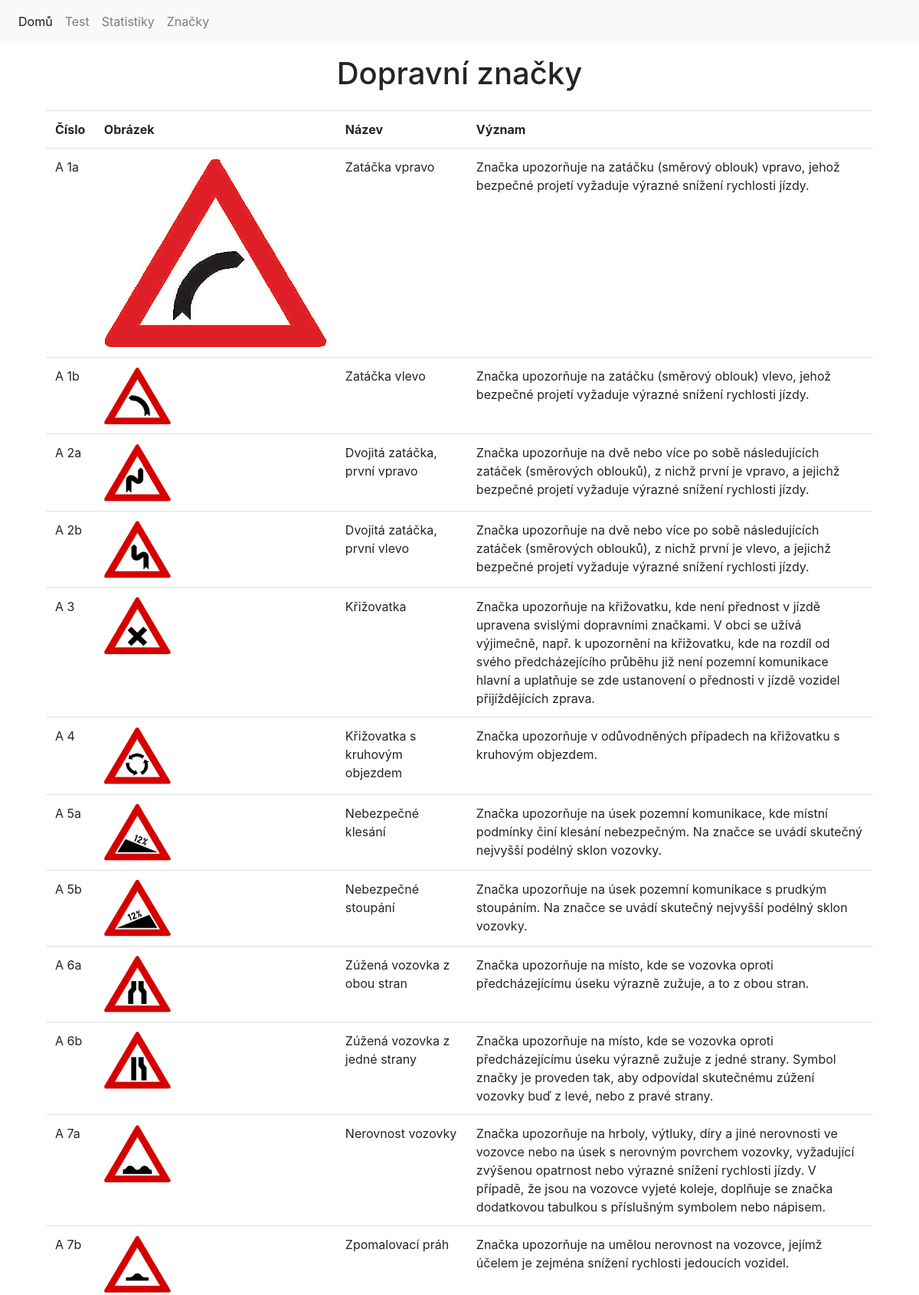
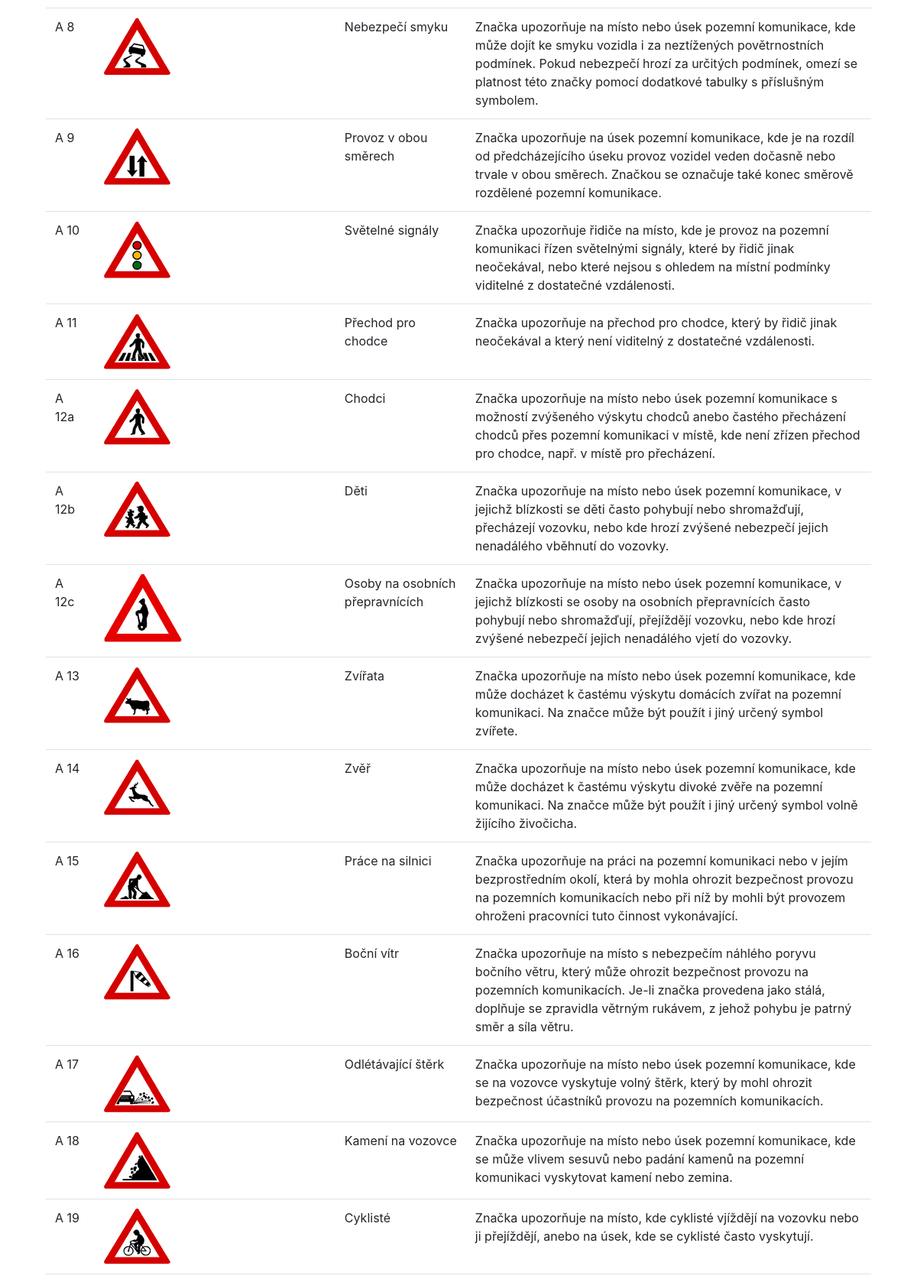
Page /autoskola/znacky (upper part) on the committed database (2 pictures, top to bottom).
### autoskola/models.py (models this page shows, shortened)
class Znacka(models.Model):
    cislo = models.CharField(max_length=10) # cely
    obrazek = models.ImageField(upload_to=get_image_znacky)
    nazev = models.CharField(max_length=95)
    vyznam = models.TextField(max_length=925)
    VYSTRAZNE = 'A'
    UPRAVUJICI_PREDNOST = 'P'
    ZAKAZOVE = 'B'
    PRIKAZOVE = 'C'
    INFORMATIVNI_ZONOVE = 'IZ'
    INFORMATIVNI_PROVOZNI = 'IP'
    INFORMATIVNI_SMEROVE = 'IS'
    INFORMATIVNI_JINE = 'IJ'
    DODATKOVE = 'E'
    KULTURNI_A_TURISTICKE = '1'
    DRUHY_VOZIDEL = '2'
    JINE_CILE = '3'
    OSTATNI_SYMBOLY = '4'
    VODOROVNE_PODELNE = 'V'
    SVETELNE = 'S'
    DOPRAVNI_ZARIZENI = 'Z'
    ZARIZENI_PRO_PROVOZNI_INFORMACE = 'ZPI'
    SPECIALNI_OZNACENI = 'O'
    TYP = [
        (VYSTRAZNE, "Výstražné"),
        (UPRAVUJICI_PREDNOST, "Upravující přednost"),
        (ZAKAZOVE, "Zákazové"),
        (PRIKAZOVE, "Příkazové"),
        (INFORMATIVNI_ZONOVE, "Informativní zónové"),
        (INFORMATIVNI_PROVOZNI, "Informativní provozní"),
        (INFORMATIVNI_SMEROVE, "Informativní směrové"),
        (INFORMATIVNI_JINE, "Informativní jiné"),
        (DODATKOVE, "Dodatkové tabulky"),
        (KULTURNI_A_TURISTICKE, "Kulturní a turistické piktogramy"),
        (DRUHY_VOZIDEL, "Druhy vozidel a skupiny chodců"),
        (JINE_CILE, "Jiné a cíle"),
        (OSTATNI_SYMBOLY, "Ostatní symboly"),
        (VODOROVNE_PODELNE, "Vodorovné dopravní značky"),
        (SVETELNE, "Světelné signály"),
        (DOPRAVNI_ZARIZENI, "Dopravní zařízení"),
        (ZARIZENI_PRO_PROVOZNI_INFORMACE, "Dopravní zařízení"),
        (SPECIALNI_OZNACENI, "Speciální označení vozidel a parkovací průkaz označující vozidlo přepravující osobu těžce zdravotně postiženou"),
    ]
    typ = models.CharField(
        max_length=3,
        choices=TYP,
        default=VYSTRAZNE,
    )
    class Meta:
        verbose_name = 'Značka'
        verbose_name_plural = 'Značky'

### autoskola/views.py (the view)
# urls.py: path('znacky',views.znacky, name='znacky'),
def znacky(request):
    znacky = Znacka.objects.all()
    template = loader.get_template('autoskola/znacky.html')
    context = {
        'znacky': znacky,
    }
    return HttpResponse(template.render(context, request))

### autoskola/templates/autoskola/znacky.html (shortened to what this page needs)
{% extends "base.html" %}
{% block headline %}<h1 class="text-center py-3">Dopravní značky</h1>{% endblock headline %}
{% block content %}
<div class="container">
<table class="table">
    <tr>
        <th>Číslo</th>
        <th>Obrázek</th>
        <th>Název</th>
        <th>Význam</th>
{% for znacka in znacky %}
<tr>
    <td>{{ znacka.cislo }}</td>
    <td><img src={{ znacka.obrazek.url }} alt={{ znacka.obrazek.url }}></td>
    <td>{{ znacka.nazev }}</td>
    <td>{{ znacka.vyznam }}</td>
</tr>
{% endfor %}
</table>
</div>
{% endblock content %}

### autoskola/templates/base.html (shortened to what this page needs)
<!DOCTYPE html>
<html lang="cs">
<head>
    <link rel="stylesheet" href="https://cdn.jsdelivr.net/npm/bootstrap@4.0.0/dist/css/bootstrap.min.css">
</head>
<body>
    {% include 'autoskola/navbar.html' %}
    {% block headline %}{% endblock %}
    <div class="container">
        {% block content %}{% endblock %}
    </div>
</body>
</html>

### autoskola/templates/autoskola/navbar.html
<nav class="navbar navbar-expand-lg navbar-light bg-light">
    <div class="collapse navbar-collapse" id="navbarSupportedContent">
      <ul class="navbar-nav mr-auto">
        <li class="nav-item active">
          <a class="nav-link" href="/autoskola/">Domů <span class="sr-only">(current)</span></a>
        </li>
        <li class="nav-item">
          <a class="nav-link" href="/autoskola/odpoved-create">Test</a>
        </li>
        <li class="nav-item">
          <a class="nav-link" href="/autoskola/statistiky">Statistiky</a>
        </li>
        <li class="nav-item">
          <a class="nav-link" href="/autoskola/znacky">Značky</a>
        </li>
      </ul>
    </div>
  </nav>

### rows in the picture
Znacka: cislo "A 1a", obrazek (picture), nazev "Zatáčka vpravo", vyznam "Značka upozorňuje na zatáčku (směrový oblouk) vpravo, jehož bezpečné projetí vyžaduje výrazné snížení rychlosti jízdy."
Znacka: cislo "A 1b", obrazek (picture), nazev "Zatáčka vlevo", vyznam "Značka upozorňuje na zatáčku (směrový oblouk) vlevo, jehož bezpečné projetí vyžaduje výrazné snížení rychlosti jízdy."
Znacka: cislo "A 2a", obrazek (picture), nazev "Dvojitá zatáčka, první vpravo", vyznam "Značka upozorňuje na dvě nebo více po sobě následujících zatáček (směrových oblouků), z nichž první je vpravo, a jejichž bezpečné projetí vyžaduje výrazné snížení rychlosti jízdy."
Znacka: cislo "A 2b", obrazek (picture), nazev "Dvojitá zatáčka, první vlevo", vyznam "Značka upozorňuje na dvě nebo více po sobě následujících zatáček (směrových oblouků), z nichž první je vlevo, a jejichž bezpečné projetí vyžaduje výrazné snížení rychlosti jízdy."
Znacka: cislo "A 3", obrazek (picture), nazev "Křižovatka", vyznam "Značka upozorňuje na křižovatku, kde není přednost v jízdě upravena svislými dopravními značkami. V obci se užívá výjimečně, např. k upozornění na křižovatku, kde na rozdíl od svého předcházejícího průběhu již není pozemní komunikace hlavní a uplatňuje se zde ustanovení o přednosti v jízdě vozidel přijíždějících zprava."
Znacka: cislo "A 4", obrazek (picture), nazev "Křižovatka s kruhovým objezdem", vyznam "Značka upozorňuje v odůvodněných případech na křižovatku s kruhovým objezdem."
Znacka: cislo "A 5a", obrazek (picture), nazev "Nebezpečné klesání", vyznam "Značka upozorňuje na úsek pozemní komunikace, kde místní podmínky činí klesání nebezpečným. Na značce se uvádí skutečný nejvyšší podélný sklon vozovky."
Znacka: cislo "A 5b", obrazek (picture), nazev "Nebezpečné stoupání", vyznam "Značka upozorňuje na úsek pozemní komunikace s prudkým stoupáním. Na značce se uvádí skutečný nejvyšší podélný sklon vozovky."
Znacka: cislo "A 6a", obrazek (picture), nazev "Zúžená vozovka z obou stran", vyznam "Značka upozorňuje na místo, kde se vozovka oproti předcházejícímu úseku výrazně zužuje, a to z obou stran."
Znacka: cislo "A 6b", obrazek (picture), nazev "Zúžená vozovka z jedné strany", vyznam "Značka upozorňuje na místo, kde se vozovka oproti předcházejícímu úseku výrazně zužuje z jedné strany. Symbol značky je proveden tak, aby odpovídal skutečnému zúžení vozovky buď z levé, nebo z pravé strany."
Znacka: cislo "A 7a", obrazek (picture), nazev "Nerovnost vozovky", vyznam "Značka upozorňuje na hrboly, výtluky, díry a jiné nerovnosti ve vozovce nebo na úsek s nerovným povrchem vozovky, vyžadující zvýšenou opatrnost nebo výrazné snížení rychlosti jízdy. V případě, že jsou na vozovce vyjeté koleje, doplňuje se značka dodatkovou tabulkou s příslušným symbolem nebo nápisem."
Znacka: cislo "A 7b", obrazek (picture), nazev "Zpomalovací práh", vyznam "Značka upozorňuje na umělou nerovnost na vozovce, jejímž účelem je zejména snížení rychlosti jedoucích vozidel."
Znacka: cislo "A 8", obrazek (picture), nazev "Nebezpečí smyku", vyznam "Značka upozorňuje na místo nebo úsek pozemní komunikace, kde může dojít ke smyku vozidla i za neztížených povětrnostních podmínek. Pokud nebezpečí hrozí za určitých podmínek, omezí se platnost této značky pomocí dodatkové tabulky s příslušným symbolem."
Znacka: cislo "A 9", obrazek (picture), nazev "Provoz v obou směrech", vyznam "Značka upozorňuje na úsek pozemní komunikace, kde je na rozdíl od předcházejícího úseku provoz vozidel veden dočasně nebo trvale v obou směrech. Značkou se označuje také konec směrově rozdělené pozemní komunikace."
Znacka: cislo "A 10", obrazek (picture), nazev "Světelné signály", vyznam "Značka upozorňuje řidiče na místo, kde je provoz na pozemní komunikaci řízen světelnými signály, které by řidič jinak neočekával, nebo které nejsou s ohledem na místní podmínky viditelné z dostatečné vzdálenosti."
Znacka: cislo "A 11", obrazek (picture), nazev "Přechod pro chodce", vyznam "Značka upozorňuje na přechod pro chodce, který by řidič jinak neočekával a který není viditelný z dostatečné vzdálenosti."
Znacka: cislo "A 12a", obrazek (picture), nazev "Chodci", vyznam "Značka upozorňuje na místo nebo úsek pozemní komunikace s možností zvýšeného výskytu chodců anebo častého přecházení chodců přes pozemní komunikaci v místě, kde není zřízen přechod pro chodce, např. v místě pro přecházení."
Znacka: cislo "A 12b", obrazek (picture), nazev "Děti", vyznam "Značka upozorňuje na místo nebo úsek pozemní komunikace, v jejichž blízkosti se děti často pohybují nebo shromažďují, přecházejí vozovku, nebo kde hrozí zvýšené nebezpečí jejich nenadálého vběhnutí do vozovky."
Znacka: cislo "A 12c", obrazek (picture), nazev "Osoby na osobních přepravnících", vyznam "Značka upozorňuje na místo nebo úsek pozemní komunikace, v jejichž blízkosti se osoby na osobních přepravnících často pohybují nebo shromažďují, přejíždějí vozovku, nebo kde hrozí zvýšené nebezpečí jejich nenadálého vjetí do vozovky."
Znacka: cislo "A 13", obrazek (picture), nazev "Zvířata", vyznam "Značka upozorňuje na místo nebo úsek pozemní komunikace, kde může docházet k častému výskytu domácích zvířat na pozemní komunikaci. Na značce může být použít i jiný určený symbol zvířete."
Znacka: cislo "A 14", obrazek (picture), nazev "Zvěř", vyznam "Značka upozorňuje na místo nebo úsek pozemní komunikace, kde může docházet k častému výskytu divoké zvěře na pozemní komunikaci. Na značce může být použít i jiný určený symbol volně žijícího živočicha."
Znacka: cislo "A 15", obrazek (picture), nazev "Práce na silnici", vyznam "Značka upozorňuje na práci na pozemní komunikaci nebo v jejím bezprostředním okolí, která by mohla ohrozit bezpečnost provozu na pozemních komunikacích nebo při níž by mohli být provozem ohroženi pracovníci tuto činnost vykonávající."
Znacka: cislo "A 16", obrazek (picture), nazev "Boční vítr", vyznam "Značka upozorňuje na místo s nebezpečím náhlého poryvu bočního větru, který může ohrozit bezpečnost provozu na pozemních komunikacích. Je-li značka provedena jako stálá, doplňuje se zpravidla větrným rukávem, z jehož pohybu je patrný směr a síla větru."
Znacka: cislo "A 17", obrazek (picture), nazev "Odlétávající štěrk", vyznam "Značka upozorňuje na místo nebo úsek pozemní komunikace, kde se na vozovce vyskytuje volný štěrk, který by mohl ohrozit bezpečnost účastníků provozu na pozemních komunikacích."
Znacka: cislo "A 18", obrazek (picture), nazev "Kamení na vozovce", vyznam "Značka upozorňuje na místo nebo úsek pozemní komunikace, kde se může vlivem sesuvů nebo padání kamenů na pozemní komunikaci vyskytovat kamení nebo zemina."
Znacka: cislo "A 19", obrazek (picture), nazev "Cyklisté", vyznam "Značka upozorňuje na místo, kde cyklisté vjíždějí na vozovku nebo ji přejíždějí, anebo na úsek, kde se cyklisté často vyskytují."
